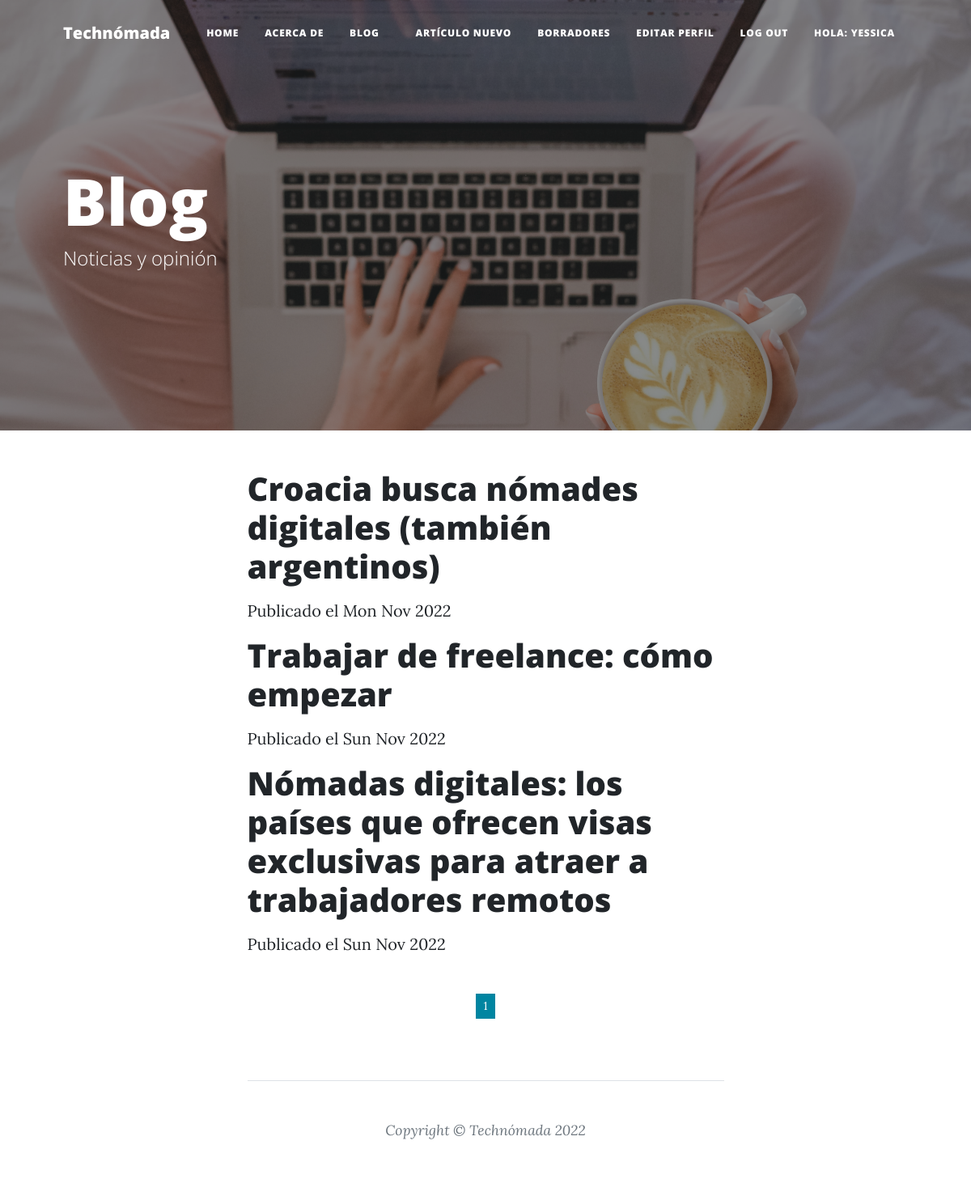
The page /post_list/ (signed in) on the database its author committed.
### blog/models.py (models this page shows, shortened)
class Post(models.Model):
    titulo = models.CharField(max_length=100)
    imagen_portada = models.ImageField(default='default.jpg', upload_to='images/', null=True, blank=True)
    contenido = RichTextField()
    fecha_creacion = models.DateTimeField(default=timezone.now)
    fecha_publicacion = models.DateTimeField(blank=True, null=True)
    autor = models.ForeignKey('auth.User', on_delete=models.CASCADE)
    avatar = models.ImageField(default='default.jpg', upload_to='avatars/', null=True)

### blog/views.py (the view)
# urls.py: path('post_list/', views.PostListView.as_view(), name='post_list'),
class PostListView(ListView):
    model = Post
    def get_queryset(self):
        return Post.objects.filter(fecha_publicacion__lte=timezone.now()).order_by('-fecha_publicacion')

### templates/blog/post_list.html
{% extends "blog/base.html" %}
{% load static %}
{% block content %}
        <header class="masthead" style="background-image: url({% static 'assets/img/chica_notebook.jpg' %})">
            <div class="container position-relative px-4 px-lg-5">
                <div class="row gx-4 gx-lg-5 text-align-left">
                    <div class="col-md-10 col-lg-8 col-xl-7">
                        <div class="page-heading">
                            <h1 class="text-md-left">Blog</h1>
                            <span class="subheading">Noticias y opinión</span>
                        </div>
                    </div>
                </div>
            </div>
        </header>
        <main class="mb-4">
            <div class="container px-4 px-lg-5">
                <div class="row gx-4 gx-lg-5 justify-content-center">
                    <div class="col-md-10 col-lg-8 col-xl-7">
                        <div class="centerstage">
                            {% for post in  post_list %}
                                <div class="post">
                                    <h1><a href="{% url 'post_detail' pk=post.pk %}">{{ post.titulo }} {{ post.image }}</a></h1>
                                    <div class="date">
                                    <p>Publicado el {{ post.fecha_publicacion|date:"D M Y" }}</p>
                                </div>
                            {% endfor %}
                        </div>
                    </div>
                </div>
            </div>
    <br>
    <nav aria-label="Main">
        <ul class="pagination pagination-sm justify-content-center">
          <li class="page-item active" aria-current="page">
            <span class="page-link">1</span>
          </li>
        </ul>
    </nav>
    <br>
    <br>
{% endblock content %}

### templates/blog/base.html (shortened to what this page needs)
{% load static %}
<!DOCTYPE html>
<html lang="en">
    <head>
        <link rel="stylesheet" href="{% static 'css/styles.css' %}">
    </head>
    <body>
        <nav class="navbar navbar-expand-lg navbar-light" id="mainNav">
            <div class="container px-4 px-lg-5">
                <a class="navbar-brand" href="{% url 'home' %}">Technómada</a>
                <div class="collapse navbar-collapse" id="navbarResponsive">
                    <ul class="navbar-nav ms-auto py-5 py-lg-0">
                        <li class="nav-item"><a class="nav-link px-lg-3 py-3 py-lg-4" href="{% url 'home' %}">Home</a></li>
                        <li class="nav-item"><a class="nav-link px-lg-3 py-3 py-lg-4" href="{% url 'about' %}">Acerca de</a></li>
                        <li class="nav-item"><a class="nav-link px-lg-3 py-3 py-lg-4" href="{% url 'post_list' %}">Blog</a></li>
                    </ul>
                </div>
                <div class="collapse navbar-collapse" id="navbarResponsive">
                    <ul class="navbar-nav ms-auto py-4 py-lg-0">
                        {% if user.is_authenticated %}
                            <li class="nav-item">
                                <a class="nav-link px-lg-3 py-3 py-lg-4" href="{% url 'post_new' %}">Artículo nuevo</a>
                            </li>
                            <li class="nav-item">
                                <a class="nav-link px-lg-3 py-3 py-lg-4" href="{% url 'post_draft_list' %}">Borradores</a>
                            </li>
                            <li class="nav-item"><a class="nav-link px-lg-3 py-3 py-lg-4" href="{% url 'edit_profile' %}">Editar perfil</a></li>
                            <li class="nav-item"><a class="nav-link px-lg-3 py-3 py-lg-4" href="{% url 'logout' %}">Log out</a></li>
                            <li class="nav-item">
                                <a class="nav-link px-lg-3 py-3 py-lg-4">Hola: {{ user.username }}</a>
                            </li>
                        {% endif %}
                    </ul>
                </div>
            </div>
        </nav>
    {% block content %}{% endblock content %}
        <footer class="border-top">
            <div class="container px-4 px-lg-5">
                <div class="row gx-4 gx-lg-5 justify-content-center">
                        <div class="small text-center text-muted fst-italic">Copyright &copy; Technómada 2022</div>
                    </div>
                </div>
            </div>
    </body>
</html>

### rows shown on the page
Post: titulo "Croacia busca nómades digitales (también argentinos)", fecha_publicacion "Mon Nov 2022"
Post: titulo "Trabajar de freelance: cómo empezar", fecha_publicacion "Sun Nov 2022"
Post: titulo "Nómadas digitales: los países que ofrecen visas exclusivas para atraer a trabajadores remotos", fecha_publicacion "Sun Nov 2022"

### other values the page prints
{{ user.username }} "YESSICA"
